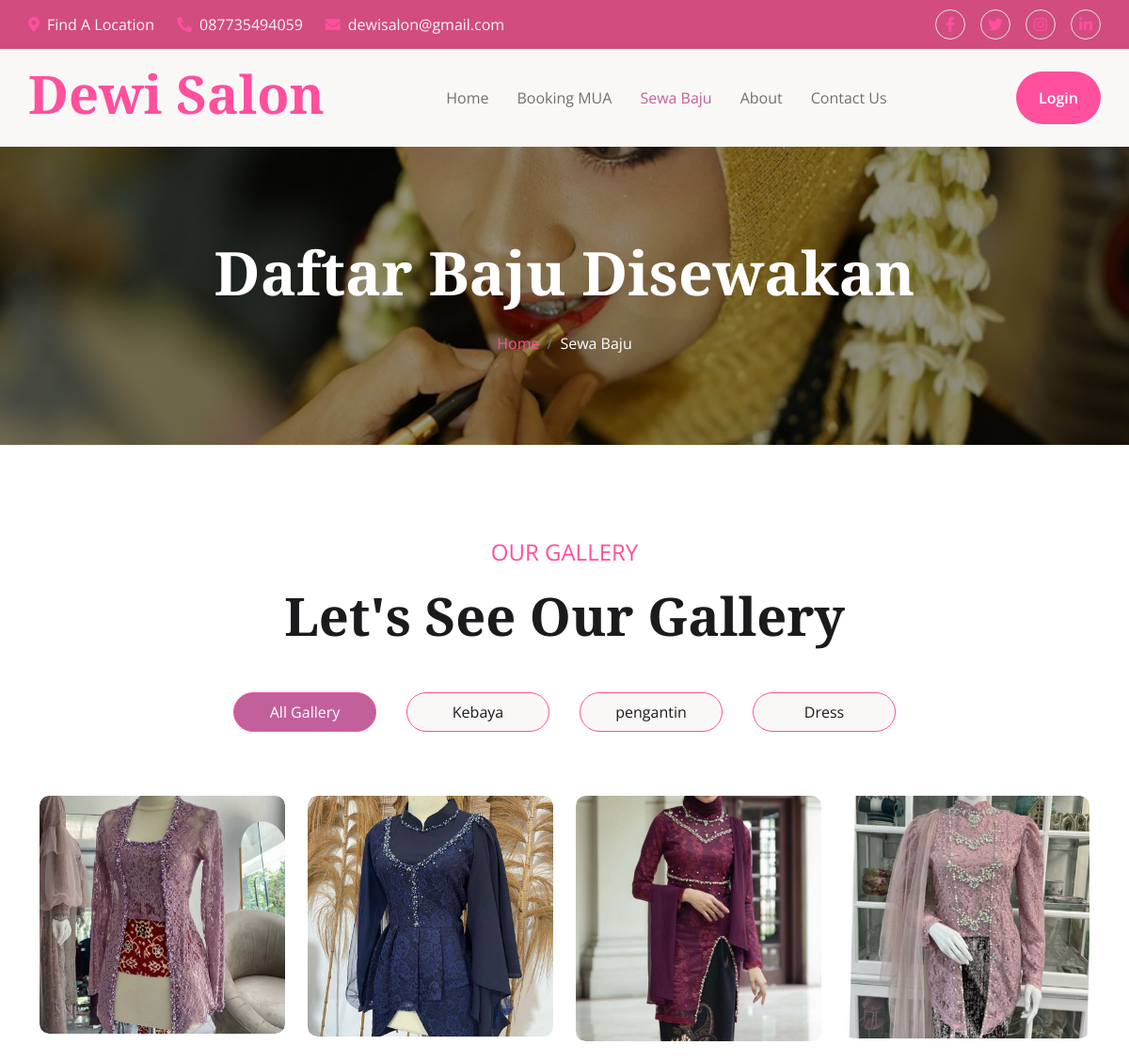
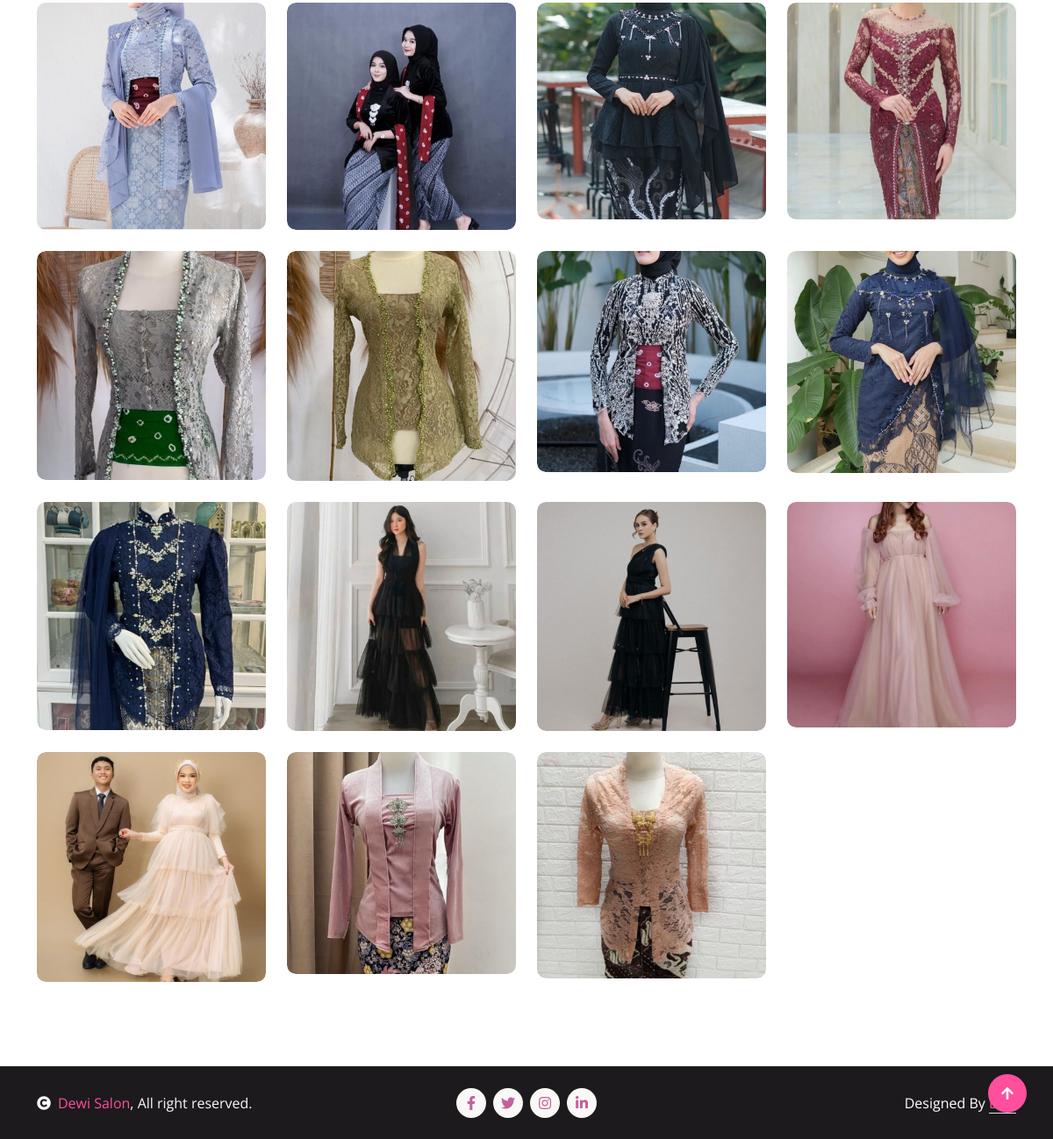
/index.php/visitor/baju, run on the app's committed database (2 pictures, top to bottom).
### tables this page shows
CREATE TABLE `kategori_baju` (
  `id` int(4) NOT NULL,
  `kategori_baju` varchar(30) NOT NULL
);

CREATE TABLE `baju` (
  `id` int(4) NOT NULL,
  `id_kategori_baju` int(4) NOT NULL,
  `nama_baju` varchar(40) NOT NULL,
  `harga_sewa` int(11) NOT NULL,
  `stok` int(4) NOT NULL,
  `foto` text NOT NULL
);

### application/controllers/Visitor.php (called while the page is built, shortened)
<?php
class Visitor extends CI_Controller
{
	public function baju()
	{
		$data = [
			'menu' => 'baju',
			'baju' => $this->baju->get_baju(),
			'kategori' => $this->baju->get_kategori()
		];
		$this->load->view('layout/header', $data);
		$this->load->view('baju');
		$this->load->view('layout/footer');
	}
}

### index.php (called while the page is built, shortened)
<?php
require_once BASEPATH.'core/CodeIgniter.php';

### application/models/Baju_model.php (called while the page is built, shortened)
<?php
class Baju_model extends CI_Model
{
    public function get_baju()
    {
        $result = $this->db->select('baju.*, kategori_baju.kategori_baju')
            ->from('baju')
            ->join('kategori_baju', 'baju.id_kategori_baju = kategori_baju.id')
            ->get()
            ->result();
        return $result;
    }
    public function get_kategori()
    {
        $result = $this->db->select('*')
            ->from('kategori_baju')
            ->get()
            ->result();
        return $result;
    }
}

### application/views/baju.php (the view, shortened to what this page needs)
<div class="container-fluid bg-breadcrumb py-5">
    <div class="container text-center py-5">
        <h1 class="text-white display-3 mb-4">Daftar Baju Disewakan</h1>
        <ol class="breadcrumb justify-content-center mb-0">
            <li class="breadcrumb-item"><a href="<?= base_url('') ?>">Home</a></li>
            <li class="breadcrumb-item active text-white">Sewa Baju</li>
        </ol>
    </div>
</div>
<div class="container-fluid gallery py-5">
    <div class="container py-5">
        <div class="text-center mx-auto mb-5" style="max-width: 800px;">
            <p class="fs-4 text-uppercase text-primary">Our Gallery</p>
            <h1 class="display-4 mb-4">Let's See Our Gallery</h1>
        </div>
        <div class="tab-class text-center">
            <ul class="nav nav-pills d-inline-flex justify-content-center mb-5">
                <li class="nav-item">
                    <a class="d-flex mx-3 py-2 border border-primary bg-light rounded-pill active" data-bs-toggle="pill" href="#all">
                        <span class="text-dark" style="width: 150px;">All Gallery</span>
                    </a>
                </li>
                <?php foreach ($kategori as $row) : ?>
                    <li class="nav-item">
                        <a class="d-flex py-2 mx-3 border border-primary bg-light rounded-pill" data-bs-toggle="pill" href="#<?= $row->kategori_baju ?>">
                            <span class="text-dark" style="width: 150px;"><?= $row->kategori_baju ?></span>
                        </a>
                    </li>
                <?php endforeach ?>
            </ul>
            <div class="tab-content">
                <div id="all" class="tab-pane fade show p-0 active">
                    <div class="row g-4">
                        <div class="col-lg-12">
                            <div class="row g-4">
                                <?php foreach ($baju as $row) : ?>
                                    <div class="col-lg-3">
                                        <div class="gallery-img">
                                            <img class="img-fluid rounded w-100" src="<?= base_url('upload/baju/' . $row->foto) ?>" alt="">
                                        </div>
                                    </div>
                                <?php endforeach ?>
                            </div>
                        </div>
                    </div>
                </div>
            </div>
        </div>
    </div>
</div>

### application/views/layout/header.php (shortened to what this page needs)
<!DOCTYPE html>
<html lang="en">
<head>
    <link rel="stylesheet" href="https://use.fontawesome.com/releases/v5.15.4/css/all.css" />
    <link href="https://cdn.jsdelivr.net/npm/bootstrap-icons@1.4.1/font/bootstrap-icons.css" rel="stylesheet">
    <link href="<?= base_url('') ?>assets/template/lib/animate/animate.min.css" rel="stylesheet">
    <link href="<?= base_url('') ?>assets/template/lib/lightbox/css/lightbox.min.css" rel="stylesheet">
    <link href="<?= base_url('') ?>assets/template/lib/owlcarousel/assets/owl.carousel.min.css" rel="stylesheet">
    <link href="<?= base_url('') ?>assets/template/css/bootstrap.min.css" rel="stylesheet">
    <link href="<?= base_url('') ?>assets/template/css/style.css" rel="stylesheet">
</head>
<body>
    <div class="container-fluid sticky-top px-0">
        <div class="container-fluid topbar d-none d-lg-block">
            <div class="container px-0">
                <div class="row align-items-center">
                    <div class="col-lg-8">
                        <div class="d-flex flex-wrap">
                            <a href="https://maps.app.goo.gl/15R9U3V5UyC3RymY8" class="me-4 text-light"><i class="fas fa-map-marker-alt text-primary me-2"></i>Find A Location</a>
                            <a href="https://wa.me/6287735494059" class="me-4 text-light"><i class="fas fa-phone-alt text-primary me-2"></i>087735494059</a>
                            <a href="#" class="text-light"><i class="fas fa-envelope text-primary me-2"></i>dewisalon@gmail.com</a>
                        </div>
                    </div>
                    <div class="col-lg-4">
                        <div class="d-flex align-items-center justify-content-end">
                            <a href="#" class="me-3 btn-square border rounded-circle nav-fill"><i class="fab fa-facebook-f"></i></a>
                            <a href="#" class="me-3 btn-square border rounded-circle nav-fill"><i class="fab fa-twitter"></i></a>
                            <a href="https://www.instagram.com/luthfianaalisya?utm_source=ig_web_button_share_sheet&igsh=ZDNlZDc0MzIxNw==" class="me-3 btn-square border rounded-circle nav-fill"><i class="fab fa-instagram"></i></a>
                            <a href="#" class="btn-square border rounded-circle nav-fill"><i class="fab fa-linkedin-in"></i></a>
                        </div>
                    </div>
                </div>
            </div>
        </div>
        <div class="container-fluid bg-light">
            <div class="container px-0">
                <nav class="navbar navbar-light navbar-expand-xl">
                    <a href="<?= base_url('') ?>" class="navbar-brand">
                        <h1 class="text-primary display-4">Dewi Salon</h1>
                    </a>
                    <div class="collapse navbar-collapse bg-light py-3" id="navbarCollapse">
                        <div class="navbar-nav mx-auto border-top">
                            <a href="<?= base_url('') ?>" class="nav-item nav-link <?= $menu == 'home' ? 'active' : '' ?>">Home</a>
                            <a href="<?= base_url('visitor/mua') ?>" class="nav-item nav-link <?= $menu == 'mua' ? 'active' : '' ?>">Booking MUA</a>
                            <a href="<?= base_url('visitor/baju') ?>" class="nav-item nav-link <?= $menu == 'baju' ? 'active' : '' ?>">Sewa Baju</a>
                            <a href="<?= base_url('visitor/about') ?>" class="nav-item nav-link <?= $menu == 'about' ? 'active' : '' ?>">About</a>
                            <a href="<?= base_url('visitor/contact') ?>" class="nav-item nav-link <?= $menu == 'contact' ? 'active' : '' ?>">Contact Us</a>
                        </div>
                        <div class="d-flex align-items-center flex-nowrap pt-xl-0">
                            <?php if ($this->session->userdata('email')) : ?>
                                <a href="<?= base_url('auth/logout') ?>" class="btn btn-primary btn-primary-outline-0 rounded-pill py-3 px-4 ms-4">Logout</a>
                            <?php else : ?>
                                <a href="<?= base_url('auth/login') ?>" class="btn btn-primary btn-primary-outline-0 rounded-pill py-3 px-4 ms-4">Login</a>
                            <?php endif ?>
                        </div>
                    </div>
                </nav>
            </div>
        </div>
    </div>

### application/views/layout/footer.php (shortened to what this page needs)
<div class="container-fluid copyright py-4">
    <div class="container">
        <div class="row g-4 align-items-center">
            <div class="col-md-4 text-center text-md-start mb-md-0">
                <span class="text-light"><a href="#"><i class="fas fa-copyright text-light me-2"></i>Dewi Salon</a>, All right reserved.</span>
            </div>
            <div class="col-md-4">
                <div class="d-flex justify-content-center">
                    <a href="" class="btn btn-light btn-light-outline-0 btn-sm-square rounded-circle me-2"><i class="fab fa-facebook-f"></i></a>
                    <a href="" class="btn btn-light btn-light-outline-0 btn-sm-square rounded-circle me-2"><i class="fab fa-twitter"></i></a>
                    <a href="https://www.instagram.com/luthfianaalisya?utm_source=ig_web_button_share_sheet&igsh=ZDNlZDc0MzIxNw==" class="btn btn-light btn-light-outline-0 btn-sm-square rounded-circle me-2"><i class="fab fa-instagram"></i></a>
                    <a href="" class="btn btn-light btn-light-outline-0 btn-sm-square rounded-circle me-0"><i class="fab fa-linkedin-in"></i></a>
                </div>
            </div>
            <div class="col-md-4 text-center text-md-end text-white">
                Designed By <a class="border-bottom" href="">Lina</a>
            </div>
        </div>
    </div>
</div>
<a href="#" class="btn btn-primary btn-primary-outline-0 btn-md-square rounded-circle back-to-top"><i class="fa fa-arrow-up"></i></a>
</body>
</html>

### assets/template/css/style.css (style rules this page uses)
.back-to-top { position: fixed; right: 30px; bottom: 30px; display: flex; width: 45px; height: 45px; align-items: center; justify-content: center; transition: 0.5s; z-index: 99; }
.btn { font-weight: 600; transition: .5s; }
.btn-square { width: 32px; height: 32px; }
.btn-sm-square { width: 34px; height: 34px; }
.btn-md-square { width: 44px; height: 44px; }
.btn-square, .btn-sm-square, .btn-md-square, .btn-lg-square { padding: 0; display: flex; align-items: center; justify-content: center; font-weight: normal; }
.btn-primary-outline-0 { border: 0; color: var(--bs-white) !important; }
.btn-light-outline-0 { border: 0; color: var(--bs-primary) !important; }
.sticky-top { transition: 0.5s; background: var(--bs-white); }
.topbar { padding: 10px 0; background: var(--bs-secondary) !important; }
.navbar .navbar-nav .nav-link { padding: 10px 15px; font-size: 16px; transition: .5s; }
.navbar .navbar-nav .nav-link:hover, .navbar .navbar-nav .nav-link.active, .sticky-top.bg-white .navbar .navbar-nav .nav-link:hover, .sticky-top.bg-white .navbar .navbar-nav .nav-link.active { color: var(--bs-primary); }
@media (min-width: 1200px) { .navbar .navbar-collapse .border-top { border-top: none !important; } }
.bg-breadcrumb { background: linear-gradient(rgba(0, 0, 0, 0.4), rgba(0, 0, 0, 0.4)), url(../img/appointment-background.jpg); background-position: center center; background-repeat: no-repeat; background-size: cover; }
.gallery .tab-class .nav-item { padding: 0 0 20px 0; }
.gallery .tab-class .nav-item a.active { background: var(--bs-primary) !important; }
.gallery .tab-class .nav-item a.active span { color: var(--bs-white) !important; }
.gallery .gallery-img { position: relative; overflow: hidden; border-radius: 10px; }
.gallery .gallery-img img { transition: 0.5s; }
.copyright { border-top: 1px solid rgba(255, 255, 255, 0.08); background: var(--bs-dark) !important; }

### data on the page
kategori_baju: kategori_baju "Kebaya"
kategori_baju: kategori_baju "pengantin"
kategori_baju: kategori_baju "Dress"
baju: foto (picture)
baju: foto (picture)
baju: foto (picture)
baju: foto (picture)
baju: foto (picture)
baju: foto (picture)
baju: foto (picture)
baju: foto (picture)
baju: foto (picture)
baju: foto (picture)
baju: foto (picture)
baju: foto (picture)
baju: foto (picture)
baju: foto (picture)
baju: foto (picture)
baju: foto (picture)
baju: foto (picture)
baju: foto (picture)
baju: foto (picture)
